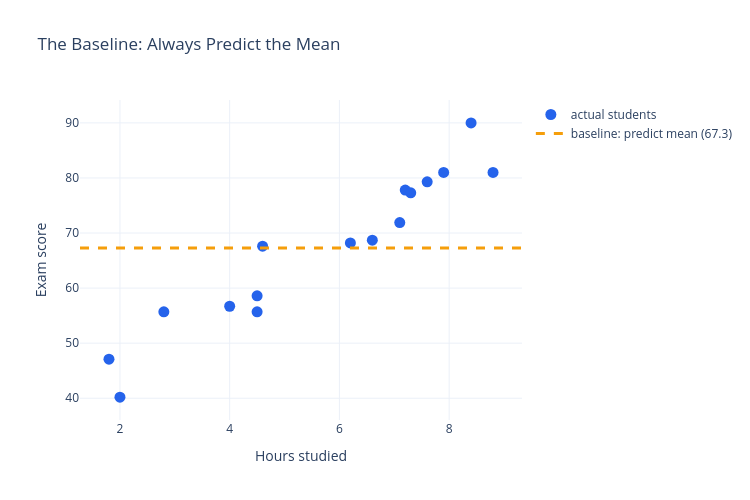

The notebook cell saved with this chart:
### Markdown cell above
<details>
<summary>Show code</summary>

```python
baseline_prediction = scores_1d["exam_score"].mean()
baseline_predictions = np.full(len(scores_1d), baseline_prediction)

baseline_figure = go.Figure()
baseline_figure.add_trace(
    go.Scatter(
        x=scores_1d["hours_studied"], y=scores_1d["exam_score"], mode="markers",
        marker=dict(size=11, color="#2563eb"), name="actual students",
    )
)
baseline_figure.add_hline(y=baseline_prediction, line=dict(color="#f59e0b", width=3, dash="dash"))
baseline_figure.add_trace(
    go.Scatter(x=[None], y=[None], mode="lines", line=dict(color="#f59e0b", width=3, dash="dash"),
               name=f"baseline: predict mean ({baseline_prediction:.1f})")
)
baseline_figure.update_layout(
    title="The Baseline: Always Predict the Mean",
    xaxis_title="Hours studied", yaxis_title="Exam score",
    template="plotly_white", width=750, height=500,
)
baseline_figure.show()
```

</details>

### Code cell
baseline_prediction = scores_1d["exam_score"].mean()
baseline_predictions = np.full(len(scores_1d), baseline_prediction)

baseline_figure = go.Figure()
baseline_figure.add_trace(
    go.Scatter(
        x=scores_1d["hours_studied"], y=scores_1d["exam_score"], mode="markers",
        marker=dict(size=11, color="#2563eb"), name="actual students",
    )
)
baseline_figure.add_hline(y=baseline_prediction, line=dict(color="#f59e0b", width=3, dash="dash"))
baseline_figure.add_trace(
    go.Scatter(x=[None], y=[None], mode="lines", line=dict(color="#f59e0b", width=3, dash="dash"),
               name=f"baseline: predict mean ({baseline_prediction:.1f})")
)
baseline_figure.update_layout(
    title="The Baseline: Always Predict the Mean",
    xaxis_title="Hours studied", yaxis_title="Exam score",
    template="plotly_white", width=750, height=500,
)
baseline_figure.show()

### Figure 1 — Plotly figure (JSON) as saved in the notebook; plotly's stock layout.template omitted (floating-point values rounded to 4 significant figures)
{"data": [{"marker": {"color": "#2563eb", "size": 11}, "mode": "markers", "name": "actual students", "type": "scatter", "x": [1.8, 2.0, 2.8, 4.0, 4.5, 4.5, 4.6, 6.2, 6.6, 7.1, 7.2, 7.3, 7.6, 7.9, 8.4, 8.8], "y": [47.1, 40.2, 55.7, 56.7, 58.6, 55.7, 67.6, 68.2, 68.7, 71.9, 77.8, 77.3, 79.3, 81.0, 90.0, 81.0]}, {"line": {"color": "#f59e0b", "dash": "dash", "width": 3}, "mode": "lines", "name": "baseline: predict mean (67.3)", "type": "scatter", "x": [null], "y": [null]}], "layout": {"height": 500, "shapes": [{"line": {"color": "#f59e0b", "dash": "dash", "width": 3}, "type": "line", "x0": 0, "x1": 1, "xref": "x domain", "y0": 67.3, "y1": 67.3, "yref": "y"}], "title": {"text": "The Baseline: Always Predict the Mean"}, "width": 750, "xaxis": {"title": {"text": "Hours studied"}}, "yaxis": {"title": {"text": "Exam score"}}}}
